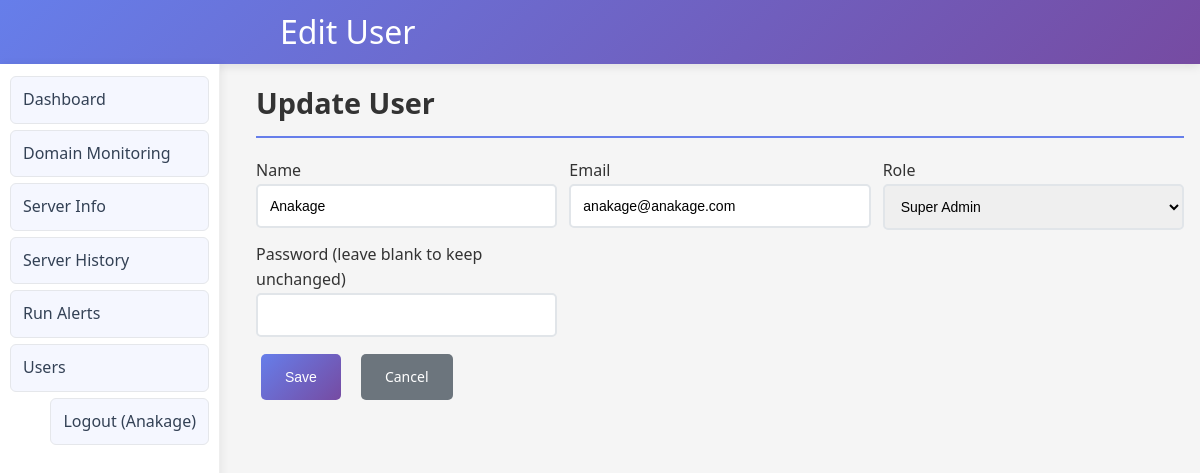
Page /users/edit/1 (signed in) on the committed database.
### tables this page shows
CREATE TABLE users (
            id INTEGER PRIMARY KEY AUTOINCREMENT,
            name TEXT,
            email TEXT UNIQUE NOT NULL,
            password_hash TEXT NOT NULL,
            role TEXT NOT NULL,          -- super_admin, admin, super_analytics, analytics
            location TEXT                -- required for admin/analytics
        );

### 1app.py (the view, shortened to what this page needs)
@app.route('/users/edit/<int:user_id>', methods=['GET', 'POST'])
@login_required
@super_admin_required
def edit_user(user_id):
    conn = get_db_connection()
    c = conn.cursor()
    if request.method == 'GET':
        c.execute("SELECT id, name, email, role, location FROM users WHERE id=?", (user_id,))
        row = c.fetchone()
        conn.close()
        if not row:
            flash('User not found.', 'danger')
            return redirect(url_for('users_page'))
        form = {"id": row["id"], "name": row["name"], "email": row["email"], "role": row["role"], "location": row["location"]}
        return render_template('user_form.html', mode='edit', form=form, locations=get_locations(), user=get_current_user())

### 1app.py (called while the page is built)
def get_db_connection():
    conn = sqlite3.connect(DB_FILE, timeout=15, check_same_thread=False)
    conn.row_factory = sqlite3.Row
    try:
        conn.execute("PRAGMA busy_timeout = 15000")
    except Exception:
        pass
    return conn

def get_current_user():
    user_id = session.get('user_id')
    if not user_id:
        return None
    conn = get_db_connection()
    c = conn.cursor()
    c.execute("SELECT id, name, email, role, location FROM users WHERE id = ?", (user_id,))
    row = c.fetchone()
    conn.close()
    return row

def login_required(view_func):
    @functools.wraps(view_func)
    def wrapper(*args, **kwargs):
        if not get_current_user():
            return redirect(url_for('login', next=request.path))
        return view_func(*args, **kwargs)
    return wrapper

def super_admin_required(view_func):
    @functools.wraps(view_func)
    def wrapper(*args, **kwargs):
        user = get_current_user()
        if not user:
            return redirect(url_for('login'))
        if (user["role"] or "").lower() != "super_admin":
            flash("Only super admin can access this page.", "danger")
            return redirect(url_for('index'))
        return view_func(*args, **kwargs)
    return wrapper

def get_locations():
    conn = get_db_connection()
    c = conn.cursor()
    c.execute("SELECT name FROM locations ORDER BY name")
    rows = [r[0] for r in c.fetchall()]
    conn.close()
    return rows

### templates/user_form.html (shortened to what this page needs)
<!DOCTYPE html>
<html>
<head>
    <link rel="stylesheet" href="{{ url_for('static', filename='style.css') }}">
</head>
<body>
<header>
    <div class="container">
        <h1>{{ 'Create User' if mode == 'create' else 'Edit User' }}</h1>
    </div>
</header>
<nav>
    <div class="container">
        <ul>
            <li><a href="/">Dashboard</a></li>
            <li><a href="/domain">Domain Monitoring</a></li>
            <li><a href="/server">Server Info</a></li>
            <li><a href="/server/history">Server History</a></li>
            <li><a href="/run_alerts">Run Alerts</a></li>
            {% if user and (user.role or '').lower() == 'super_admin' %}
                <li><a href="/users">Users</a></li>
            {% endif %}
            {% if user %}
                <li style="margin-left:auto"><a href="/logout">Logout ({{ user.name }})</a></li>
            {% else %}
                <li style="margin-left:auto"><a href="/login">Login</a></li>
            {% endif %}
        </ul>
    </div>
</nav>
<div class="container">
    <div class="card">
        <h2>{{ 'Add New User' if mode == 'create' else 'Update User' }}</h2>
        <form method="POST" action="{{ '/users/create' if mode == 'create' else ('/users/edit/' ~ form.id) }}" style="display:grid; grid-template-columns: repeat(auto-fit, minmax(260px, 1fr)); gap: 12px;">
            <div>
                <label>Name</label>
                <input type="text" name="name" class="form-control" required value="{{ form.name or '' }}">
            </div>
            <div>
                <label>Email</label>
                <input type="email" name="email" class="form-control" required value="{{ form.email or '' }}">
            </div>
            <div>
                <label>Role</label>
                <select name="role" id="role" class="form-control" required>
                    {% set r = (form.role or 'admin') if form else 'admin' %}
                    <option value="super_admin" {% if r=='super_admin' %}selected{% endif %}>Super Admin</option>
                </select>
            </div>
            <div>
                <label>Password {% if mode=='edit' %}(leave blank to keep unchanged){% endif %}</label>
                <input type="password" name="password" class="form-control" {% if mode=='create' %}required{% endif %}>
            </div>
            <div style="grid-column: 1 / -1; display:flex; gap:10px;">
                <button type="submit" class="btn btn-primary">{{ 'Create' if mode == 'create' else 'Save' }}</button>
                <a href="/users" class="btn btn-secondary">Cancel</a>
            </div>
        </form>
    </div>
</div>
</body>
</html>

### static/style.css (style rules this page uses)
:root { --primary: #667eea; --surface: #ffffff; --text: #334155; --muted: #6b7280; --sidebar-width: 240px; --header-height: 64px; }
* { margin: 0; padding: 0; box-sizing: border-box; }
body { font-family: 'Segoe UI', Tahoma, Geneva, Verdana, sans-serif; line-height: 1.6; color: #333; background-color: #f5f5f5; }
.container { max-width: 1200px; margin: 0 auto; padding: 16px; margin-left: var(--sidebar-width); }
header { background: linear-gradient(135deg, #667eea 0%, #764ba2 100%); color: white; height: var(--header-height); display: flex; align-items: center; padding: 0 16px; margin-bottom: 0; box-shadow: 0 2px 10px rgba(0,0,0,0.1); }
header h1 { width: 100%; text-align: right; font-size: 2em; font-weight: 400; margin-right: 8px; }
nav { position: fixed; left: 0; top: var(--header-height); width: calc(var(--sidebar-width) - 20px); height: calc(100vh - var(--header-height)); background: var(--surface); padding: 12px 10px; box-shadow: 2px 0 8px rgba(0,0,0,0.06); border-right: 1px solid #eee; overflow-y: auto; z-index: 1000; }
nav .container { margin: 0; padding: 0; max-width: 100%; }
nav ul { list-style: none; display: flex; flex-direction: column; gap: 6px; margin: 0; padding: 0; }
nav a { text-decoration: none; color: var(--text); font-weight: 500; padding: 10px 12px; border-radius: 6px; transition: all 0.2s ease; display: block; background: #f5f7ff; border: 1px solid #e5e7eb; }
.card h2 { color: #333; margin-bottom: 20px; font-size: 1.8em; border-bottom: 2px solid #667eea; padding-bottom: 10px; }
.form-control { width: 100%; padding: 12px; border: 2px solid #e1e5e9; border-radius: 5px; font-size: 14px; transition: border-color 0.3s ease; }
.btn { padding: 12px 24px; border: none; border-radius: 5px; cursor: pointer; font-size: 14px; font-weight: 500; text-decoration: none; display: inline-block; transition: all 0.3s ease; margin: 5px; }
.btn-primary { background: linear-gradient(135deg, #667eea 0%, #764ba2 100%); color: white; }
.btn-secondary { background-color: #6c757d; color: white; }

### rows in the picture
users: name "Anakage", email "anakage@anakage.com", role "Super Admin"

### other values in the picture
{{ 'Create User' if mode == 'create' else 'Edit User' }} "Edit User"
{{ 'Add New User' if mode == 'create' else 'Update User' }} "Update User"
{{ 'Create' if mode == 'create' else 'Save' }} "Save"
